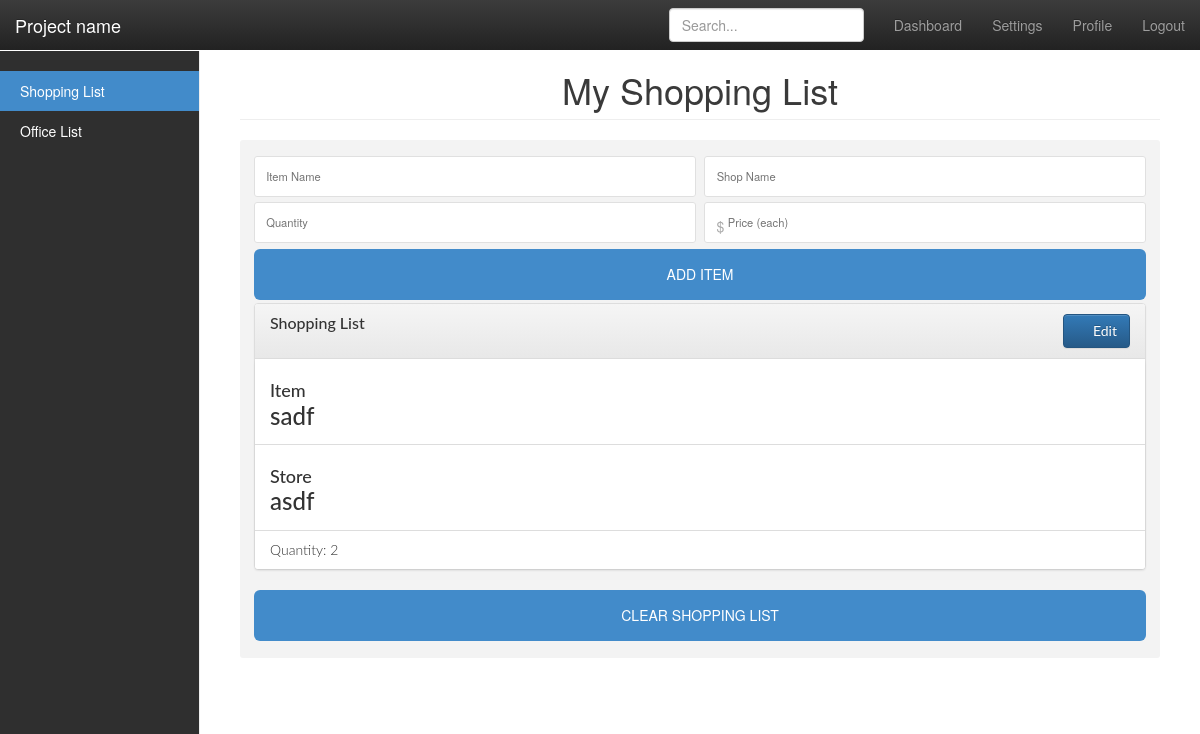
Page /home (signed in) on the earlier database version.
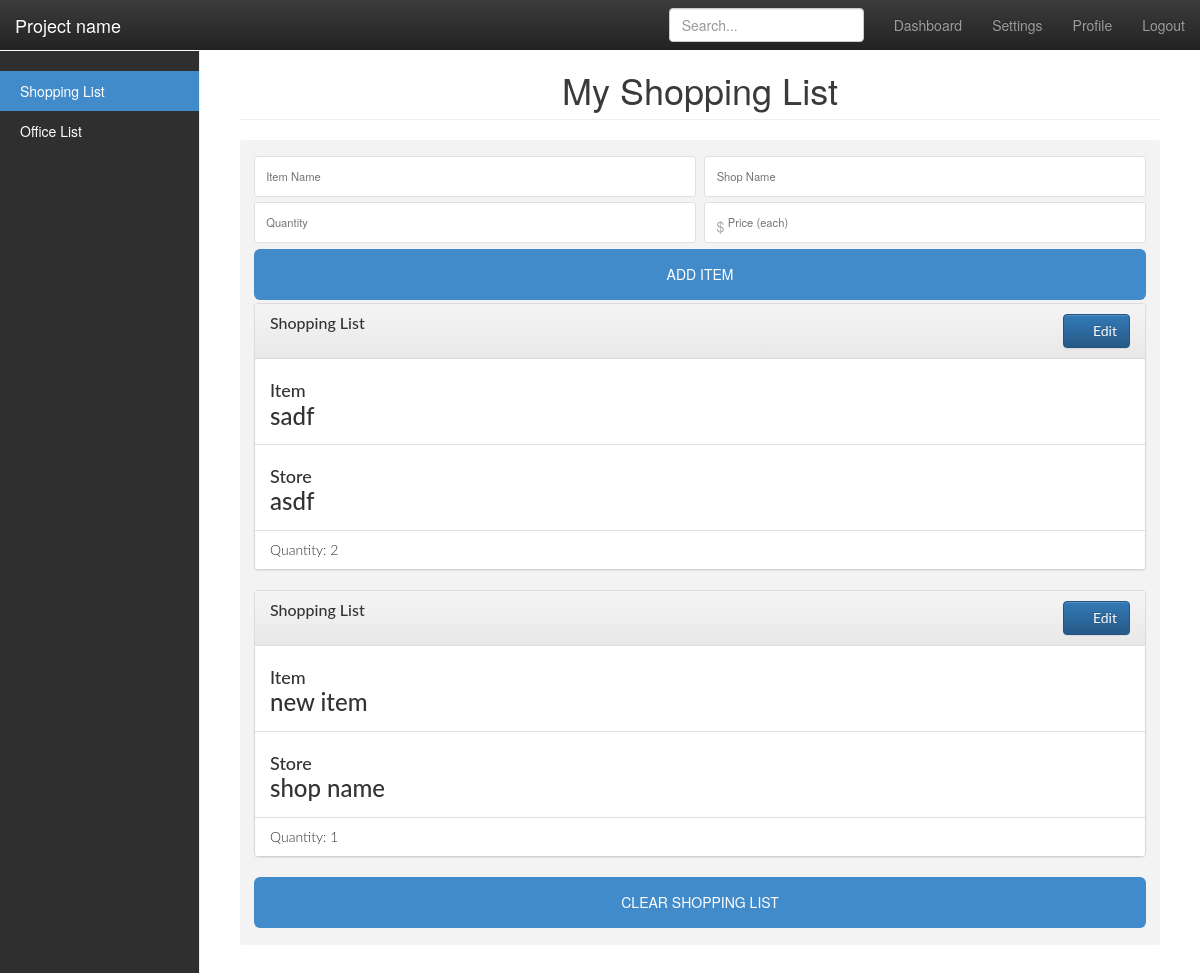
Same page on the later database version.
### shoppingListApp/models.py (models this page shows, shortened)
class list(models.Model):
    listName = models.CharField(max_length=300)
    slug = models.SlugField()
    owner = models.ForeignKey(profile)

class listEntry(models.Model):
    listActual = models.ForeignKey(list)
    itemName = models.CharField(max_length=50)
    shopName = models.CharField(max_length=50, blank=True)
    quantity = models.CharField(max_length=10, blank=True)
    price = models.CharField(max_length=10, blank=True)

### shoppingListApp/views.py (the view)
# urls.py: url(r'^home$', views.homeNone, name='homeNone'),
def homeNone(request):
    if request.user.is_authenticated():
        template = loader.get_template('home.html')
        currentProfile = profile.objects.get(user=request.user)
        allLists = list.objects.filter(owner=currentProfile)
        currentList = allLists.first()
        currentSlug = currentList.slug
        listItems = listEntry.objects.filter(listActual=currentList)
        context = {
            "currentListName": currentList.listName,
            "currentSlug": currentSlug,
            "listItems": listItems,
            "lists": allLists
        }
        return HttpResponse(template.render(context, request))
    else:
        return HttpResponseRedirect("/")

### shoppingListApp/templates/home.html (shortened to what this page needs)
<!DOCTYPE html>
<html lang="en">
  <head>
{% load static %}
<link rel="stylesheet" href="https://maxcdn.bootstrapcdn.com/bootstrap/3.3.6/css/bootstrap.min.css">
<link rel="stylesheet" href="https://maxcdn.bootstrapcdn.com/bootstrap/3.3.6/css/bootstrap-theme.min.css">
<link rel="stylesheet" href="//cdnjs.cloudflare.com/ajax/libs/bootcards/1.0.0/css/bootcards-desktop.min.css">
    <link rel="stylesheet" href="/static/shoppingListApp/custom.min.css">
  </head>
  <body>
    <nav class="navbar navbar-inverse navbar-fixed-top">
      <div class="container-fluid">
        <div class="navbar-header">
          <a class="navbar-brand" href="#">Project name</a>
        </div>
        <div id="navbar" class="navbar-collapse collapse">
          <ul class="nav navbar-nav navbar-right">
            <li><a href="#">Dashboard</a></li>
            <li><a href="#">Settings</a></li>
            <li><a href="#">Profile</a></li>
            <li><a href="/logout">Logout</a></li>
          </ul>
          <form class="navbar-form navbar-right">
            <input type="text" class="form-control" placeholder="Search...">
          </form>
        </div>
      </div>
    </nav>
    <div class="container-fluid">
      <div class="row">
        <div class="col-sm-3 col-md-2 sidebar">
          <ul class="nav nav-sidebar">
              {% for eachList in lists %}
                  {% if currentSlug == eachList.slug %}
                    <li class="active"><a href="/home/{{ eachList.slug }}">{{ eachList.listName }}<span class="sr-only">(current)</span></a></li>
                  {% else %}
                    <li><a href="/home/{{ eachList.slug }}" style="color:#ffffff;">{{ eachList.listName }}<span class="sr-only">(current)</span></a></li>
                  {% endif %}
              {% endfor %}
          </ul>
        </div>
        <div class="col-sm-9 col-sm-offset-3 col-md-10 col-md-offset-2 main">
          <h1 class="page-header">My Shopping List</h1>
		  <div class="box margin-right" id="shopping-list">
		    <div class="half margin-right">
		     <input type='text'  id="itemNameField" class="searchButton" placeholder='Item Name' ng-model="itemName" autofocus required>
		    </div><div class="half"><input type='text'  id="shopNameField" class="searchButton" placeholder='Shop Name' ng-model="itemShop" required></div>
		     <div class="half margin-right">
		     	<input type='number' id="quantityField" class="searchButton margin-right" placeholder='Quantity' ng-model="itemQuantity" required>
		    </div><div class="dollar half">
		      <span>$</span>
		      <input type='number' id="priceField" class="searchButton" placeholder='Price (each)' ng-model="itemPrice" required>
		    </div>
		    <button id="addItem" ng-click="addItem()">Add Item</button>
		    <div id="entryTable" class="list">
                {% for eachEntry in listItems %}
                <div class="panel panel-default">
  <div class="panel-heading clearfix">
    <h3 class="panel-title pull-left">{{ eachEntry.listActual.listName }}</h3>
      <a class="btn btn-primary pull-right" href="#">
        <i class="fa fa-pencil"></i>
        Edit
      </a>
    </div>
    <div class="list-group">
      <div class="list-group-item">
        <h4 class="list-group-item-text">Item</h4>
        <h3 class="list-group-item-heading">{{ eachEntry.itemName }}</h3>
      </div>
      <div class="list-group-item">
        <h4 class="list-group-item-text">Store</h4>
        <h3 class="list-group-item-heading">{{ eachEntry.shopName }}</h3>
      </div>
      <div class="list-group-item">
        <p class="list-group-item-text">Quantity: {{ eachEntry.quantity }}</p>
      </div>
    </div>
</div>
                {% endfor %}
		    </div>
              <button id="clearAll" class="clear" ng-click="clearAll(list)">Clear Shopping List</button>
    </div>
		</div>
        </div>
      </div>
  </body>
</html>

### shoppingListApp/templates/home.html (style rules this page uses)
h1 { color: #3a3a3a; text-align: center; margin: 1em 0; }
.searchButton { border: 1px solid #e0e0e0; background: #fff; outline: none; padding: 1em; border-radius: 3px; font-weight: 300; font-size: 0.8em; margin-top: 0.25em; margin-bottom: 0.25em; position: relative; }
.margin-right { margin-right: 1%; }
.dollar { position: relative; display: inline-block; }
.dollar input { padding-left: 2em; }
.dollar span { position: absolute; display: block; padding: 3px 3px 3px 7px; pointer-events: none; left: 5px; top: 13px; color: #aaa; z-index: 1; }
button.clear { background: lighten($navy, 6%); border-bottom: 4px solid darken($navy, 5%); }
i { vertical-align: baseline; margin-right: 0.5em; border-radius: 50%; width: 0.5em; height: 0.5em; padding: 0.5em; font-size: 0.8em; color: white; }

Differences in the rows shown:
added listEntry: listActual.listName "Shopping List", itemName "new item", shopName "shop name", quantity "1"
